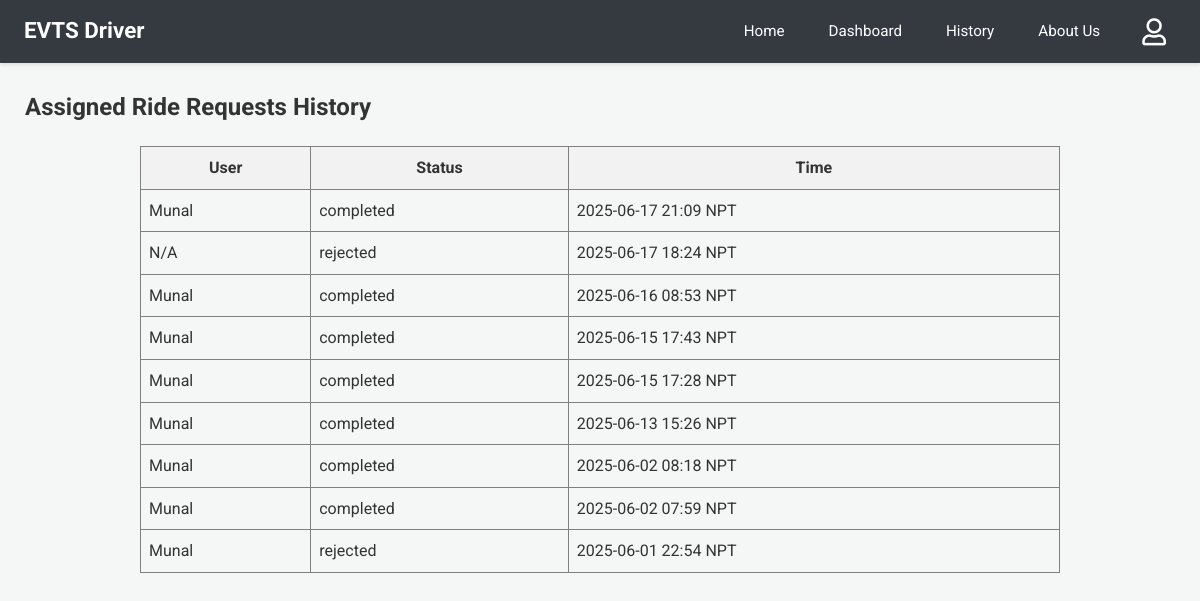
The page /driver-history (signed in) on the database its author committed.
### app.py (models this page shows)
class User(db.Model):
    email = db.Column(db.String(120), primary_key=True)
    name = db.Column(db.String(100))
    phone = db.Column(db.String(15))
    password = db.Column(db.String(100))
    latitude = db.Column(db.Float, nullable=True)
    longitude = db.Column(db.Float, nullable=True)

class RideRequest(db.Model):
    __tablename__ = 'ride_request'
    id = db.Column(db.Integer, primary_key=True)
    user_email = db.Column(db.String(100), nullable=False)
    driver_email = db.Column(db.String(100), nullable=False)
    user_latitude_at_request = db.Column(db.Float, nullable=True)
    user_longitude_at_request = db.Column(db.Float, nullable=True)
    timestamp = db.Column(db.DateTime, default=lambda: datetime.now(timezone.utc))
    status = db.Column(db.String(20), default='Pending')

### app.py (the view)
@app.route('/driver-history')
@login_required_driver
def driver_history():
    reqs_db = RideRequest.query.filter_by(driver_email=session['driver']).order_by(RideRequest.timestamp.desc()).all()
    s_reqs = [{'user_name': (User.query.get(r.user_email).name or r.user_email if User.query.get(r.user_email) else "N/A"),
               'status': r.status, 'timestamp': format_datetime_npt(r.timestamp)} for r in reqs_db]
    response = make_response(render_template('driver_history.html', requests=s_reqs))
    return add_no_cache_to_response(response)

### app.py (called while the page is built)
def format_datetime_npt(dt_utc):
    if dt_utc is None: return "N/A"
    if dt_utc.tzinfo is None or dt_utc.tzinfo.utcoffset(dt_utc) is None:
        dt_utc = dt_utc.replace(tzinfo=timezone.utc)
    else:
        dt_utc = dt_utc.astimezone(timezone.utc)
    dt_npt = dt_utc.astimezone(NPT)
    return dt_npt.strftime('%Y-%m-%d %H:%M NPT')

def login_required_driver(f):
    @wraps(f)
    def decorated_function(*args, **kwargs):
        if 'driver' not in session:
            return redirect(url_for('login', next=request.url))
        return f(*args, **kwargs)
    return decorated_function

def add_no_cache_to_response(response):
    response.headers["Cache-Control"] = "no-cache, no-store, must-revalidate, public, max-age=0"
    response.headers["Pragma"] = "no-cache"
    response.headers["Expires"] = "0"
    return response

### templates/driver_history.html
{% extends 'driver_base.html' %}
{% block content %}
<h2>Assigned Ride Requests History</h2>
{% if requests %}
<table border="1" cellpadding="8" cellspacing="0" style="border-collapse: collapse; width: 80%; margin: 20px auto;">
  <thead>
    <tr style="background-color: #f2f2f2;">
      <th>User</th>
      <th>Status</th>
      <th>Time</th>
    </tr>
  </thead>
  <tbody>
  {% for req in requests %}
  <tr>
    <td>{{ req.user_name }}</td>
    <td>{{ req.status }}</td>
    <td>{{ req.timestamp }}</td>
  </tr>
  {% endfor %}
  </tbody>
</table>
{% else %}
<p>You have no assigned ride request history.</p>
{% endif %}
{% endblock %}

### static/css/dashboard_styles.css (style rules this page uses)
body { font-family: 'Roboto', 'Segoe UI', Tahoma, Geneva, Verdana, sans-serif; margin: 0; background-color: #f4f7f6; color: #333; line-height: 1.6; }
.dashboard-content h2, .dashboard-content h3, .dashboard-content h4 { color: #333; margin-top: 0; }

### rows shown on the page
User: user_name "Munal" "Munal" "Munal" "Munal" "Munal" "Munal" "Munal" "Munal"
RideRequest: status "completed"
RideRequest: user_name "N/A", status "rejected", timestamp "2025-06-17 18:24 NPT"
RideRequest: status "completed"
RideRequest: status "completed"
RideRequest: status "completed"
RideRequest: status "completed"
RideRequest: status "completed"
RideRequest: status "completed"
RideRequest: status "rejected"

### other values the page prints
{{ req.timestamp }} "2025-06-17 21:09 NPT" "2025-06-16 08:53 NPT" "2025-06-15 17:43 NPT" "2025-06-15 17:28 NPT" "2025-06-13 15:26 NPT" "2025-06-02 08:18 NPT" "2025-06-02 07:59 NPT" "2025-06-01 22:54 NPT"
